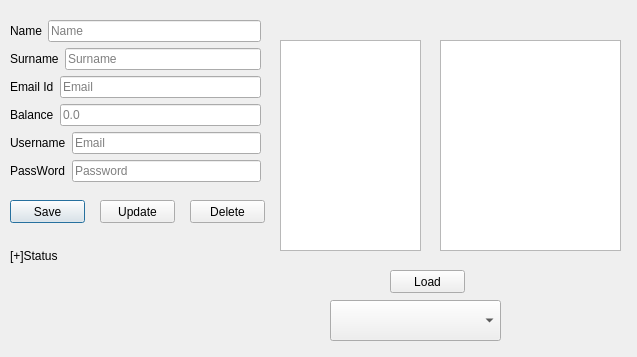
<?xml version="1.0" encoding="UTF-8"?>
<ui version="4.0">
 <class>ProfilePage</class>
 <widget class="QDialog" name="ProfilePage">
  <property name="geometry">
   <rect>
    <x>0</x>
    <y>0</y>
    <width>637</width>
    <height>357</height>
   </rect>
  </property>
  <property name="windowTitle">
   <string>Dialog</string>
  </property>
  <widget class="QPushButton" name="pushButton_save">
   <property name="geometry">
    <rect>
     <x>10</x>
     <y>200</y>
     <width>75</width>
     <height>23</height>
    </rect>
   </property>
   <property name="text">
    <string>Save</string>
   </property>
  </widget>
  <widget class="QLabel" name="label_Profilepage_Status">
   <property name="geometry">
    <rect>
     <x>10</x>
     <y>240</y>
     <width>201</width>
     <height>31</height>
    </rect>
   </property>
   <property name="text">
    <string>[+]Status</string>
   </property>
  </widget>
  <widget class="QPushButton" name="pushButton_load">
   <property name="geometry">
    <rect>
     <x>390</x>
     <y>270</y>
     <width>75</width>
     <height>23</height>
    </rect>
   </property>
   <property name="text">
    <string>Load</string>
   </property>
  </widget>
  <widget class="QPushButton" name="pushButton_update">
   <property name="geometry">
    <rect>
     <x>100</x>
     <y>200</y>
     <width>75</width>
     <height>23</height>
    </rect>
   </property>
   <property name="text">
    <string>Update</string>
   </property>
  </widget>
  <widget class="QPushButton" name="pushButton_delete">
   <property name="geometry">
    <rect>
     <x>190</x>
     <y>200</y>
     <width>75</width>
     <height>23</height>
    </rect>
   </property>
   <property name="text">
    <string>Delete</string>
   </property>
  </widget>
  <widget class="QWidget" name="layoutWidget">
   <property name="geometry">
    <rect>
     <x>10</x>
     <y>20</y>
     <width>251</width>
     <height>164</height>
    </rect>
   </property>
   <layout class="QVBoxLayout" name="verticalLayout">
    <item>
     <layout class="QHBoxLayout" name="horizontalLayout">
      <item>
       <widget class="QLabel" name="label_name">
        <property name="text">
         <string>Name</string>
        </property>
       </widget>
      </item>
      <item>
       <widget class="QLineEdit" name="lineEdit_name">
        <property name="placeholderText">
         <string>Name</string>
        </property>
       </widget>
      </item>
     </layout>
    </item>
    <item>
     <layout class="QHBoxLayout" name="horizontalLayout_2">
      <item>
       <widget class="QLabel" name="label_surname">
        <property name="text">
         <string>Surname</string>
        </property>
       </widget>
      </item>
      <item>
       <widget class="QLineEdit" name="lineEdit_surname">
        <property name="placeholderText">
         <string>Surname</string>
        </property>
       </widget>
      </item>
     </layout>
    </item>
    <item>
     <layout class="QHBoxLayout" name="horizontalLayout_3">
      <item>
       <widget class="QLabel" name="label_email">
        <property name="text">
         <string>Email Id</string>
        </property>
       </widget>
      </item>
      <item>
       <widget class="QLineEdit" name="lineEdit_email">
        <property name="placeholderText">
         <string>Email</string>
        </property>
       </widget>
      </item>
     </layout>
    </item>
    <item>
     <layout class="QHBoxLayout" name="horizontalLayout_5">
      <item>
       <widget class="QLabel" name="label_balance">
        <property name="text">
         <string>Balance</string>
        </property>
       </widget>
      </item>
      <item>
       <widget class="QLineEdit" name="lineEdit_balance">
        <property name="placeholderText">
         <string>0.0</string>
        </property>
       </widget>
      </item>
     </layout>
    </item>
    <item>
     <layout class="QHBoxLayout" name="horizontalLayout_6">
      <item>
       <widget class="QLabel" name="label_username">
        <property name="text">
         <string>Username</string>
        </property>
       </widget>
      </item>
      <item>
       <widget class="QLineEdit" name="lineEdit_username">
        <property name="placeholderText">
         <string>Email</string>
        </property>
       </widget>
      </item>
     </layout>
    </item>
    <item>
     <layout class="QHBoxLayout" name="horizontalLayout_4">
      <item>
       <widget class="QLabel" name="label_password">
        <property name="text">
         <string>PassWord</string>
        </property>
       </widget>
      </item>
      <item>
       <widget class="QLineEdit" name="lineEdit_password">
        <property name="placeholderText">
         <string>Password</string>
        </property>
       </widget>
      </item>
     </layout>
    </item>
   </layout>
  </widget>
  <widget class="QTableView" name="tableView">
   <property name="geometry">
    <rect>
     <x>440</x>
     <y>40</y>
     <width>181</width>
     <height>211</height>
    </rect>
   </property>
  </widget>
  <widget class="QListView" name="listView">
   <property name="geometry">
    <rect>
     <x>280</x>
     <y>40</y>
     <width>141</width>
     <height>211</height>
    </rect>
   </property>
  </widget>
  <widget class="QComboBox" name="comboBox">
   <property name="geometry">
    <rect>
     <x>330</x>
     <y>300</y>
     <width>171</width>
     <height>41</height>
    </rect>
   </property>
  </widget>
 </widget>
 <resources/>
 <connections/>
</ui>
